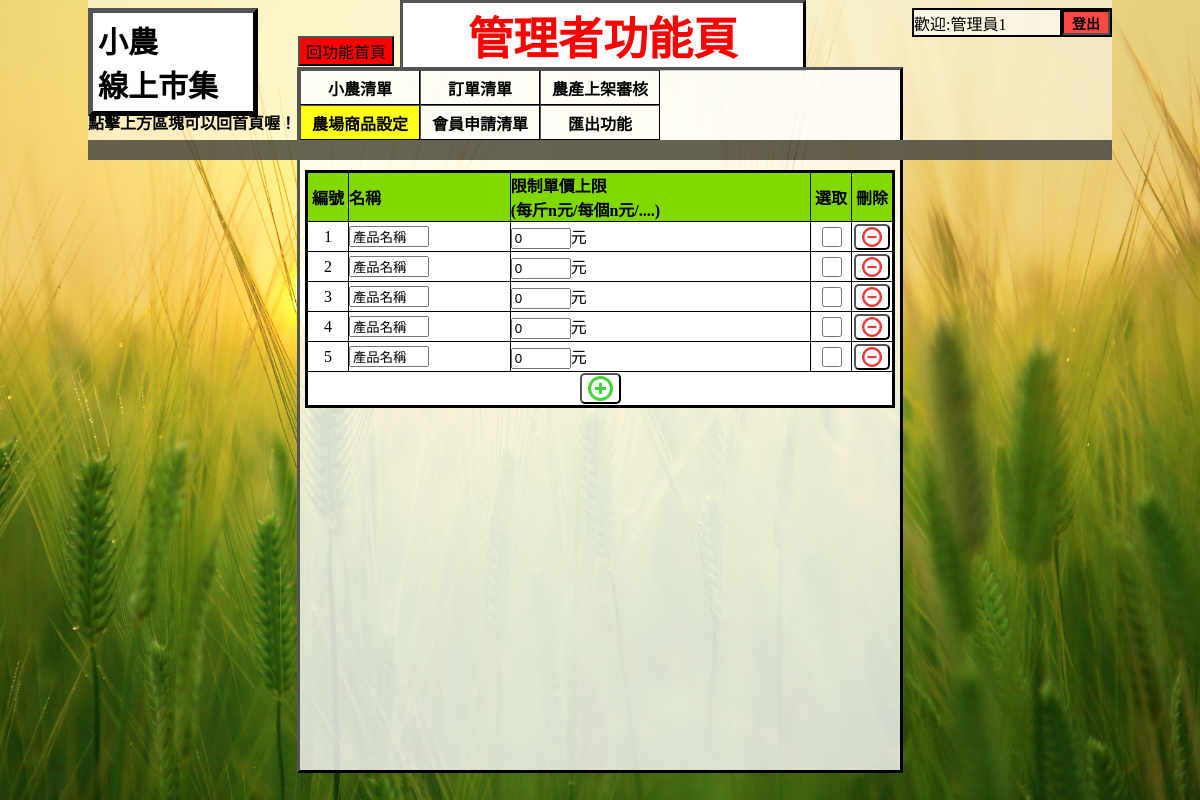
Page /managementPage.php?method=4 (signed in) on the committed database.
### layoutFunction.php (the view, shortened to what this page needs)
<?php
function ProductsLayout1()
{
    echo '<table class="StoreInfoTable" rules="all" id="productTable" style="width:590px; height:auto;">
    <tbody>
        <tr style="height:50px; background-color:#82D900;font-weight: bolder;">
            <td width="40" align="center">
                編號
            </td>
            <td>
                名稱
            </td>
            <td>
                限制單價上限<br>
                (每斤n元/每個n元/....)
            </td>
            <td width="40" align="center">
                選取
            </td>
            <td width="40" align="center">
                刪除
            </td>
        </tr>';
}
function ProductsLayout2($sqlArray)
{
    echo '          <form name="product" action="">
                        <tr class="trbg" name="trbg' . $sqlArray['產品編號'] . '" style=";">
                            <td align="center">
                                <input type="hidden" name=productIndex value="' . $sqlArray['產品編號'] . '" />
                                ' . $sqlArray['產品編號'] . '
                            </td>
                            <td>
                                <input type="text" value="' . $sqlArray['名稱'] . '" name="productName' . $sqlArray['產品編號'] . '" style="width: 80px;" onchange="productMethod(' . $sqlArray['產品編號'] . ')" />
                            </td>
                            <td>
                                <input type="text" value="' . $sqlArray['限額公斤價'] . '" name="productCash' . $sqlArray['產品編號'] . '" style="width: 60px;" onchange="productMethod(' . $sqlArray['產品編號'] . ')" />元
                            </td>
                            <td align="center">
                                <input type="checkbox" class="storeCheckbox" name="productSelect' . $sqlArray['產品編號'] . '" onclick="productMethod(' . $sqlArray['產品編號'] . ',this)" />
                            </td>
                            <td align="center">
                                <button class="addProductInfo" onclick="if(!deleteProduct(' . $sqlArray['產品編號'] . ')){return false;}">
                                    <img src="Image/del.png" style="height:20px; width:20px;">
                                </button>
                            </td>
                        </tr>
                    </form>
';
}
function ProductsLayout3()
{
    echo '<tr>
            <td colspan="5" align="center" style="height:35px; background-color:#FFFFFF;">
                <button class="addProductInfo" onclick="if(!addProduct()){return false;}">
                    <img src="Image/add.png" style="height:25px; width:25px;">
                </button>
            </td>
        </tr>
        </tbody>
        </table>
';
}

### managementPage.php (shortened to what this page needs)
<link href="style.css" rel="stylesheet" type="text/css">
<?php
$loginStatus = false;
$infoName = '';
include_once("sqlConnectAPI.php");
if (($conn = ConnectDB()) == null) {
    die("資料庫連線失敗");
}
?>
<?php
if (isset($_POST['logout'])) {
    unset($_POST['logout']);
    unset($_SESSION['user']);
    unset($_SESSION['name']);
    unset($_SESSION['member']);
    echo '<script>document.location.href="index.php"</script>';
} else if ($_SESSION['user'] != null) {
    $loginStatus = true;
    $infoName = $_SESSION['name'];
}
?>
<!DOCTYPE html>
<html>
<head>
</head>
<body>
    <div class="WebLayout">
        <div class="topArea">
            <div class="titleDiv" id="sql">管理者功能頁</div>
            <div class="WebNameDiv" onclick=goHome()>
                小農<br>
                線上市集<br>
            </div>
            <div style="position: absolute; top:110px;"><b>點擊上方區塊可以回首頁喔！</b></div>
            <button type="button" onclick="Javascript:document.location.href='managementPage.php?method=1'" style="position: absolute; top:36px;left:210px; background-color:RGBA(255,0,0,1);">回功能首頁</button>
            <div class="LoginArea">
                <table class="loginTable" style="border-collapse:collapse; border:2px solid #000000; background-color: RGBA(255,255,255,0.50); <?php if (!$loginStatus) echo 'display:none;'; ?>">
                    <tbody>
                        <tr>
                            <td style="border:2px solid #000000; width:150px;">
                                <span style="font-size: 16px;"><?php echo '歡迎:' . $infoName; ?>
                            </td>
                            <form method="post" action="storePage.php">
                                <td style="border:2px solid #000000;"><button name="logout" type="submit" class="LoginButton" style=" position:relative ;right:0px;top:0px; width: 48px; height:25px; background-color: RGBA(255,0,0,0.70);">登出</button></td>
                            </form>
                        </tr>
                    </tbody>
                </table>
            </div>
            <div class=" TopDiv">
                <table class="methodTable">
                    <form action="managementPage.php" method="get">
                        <tr>
                            <td><button class="ManagementMethodDiv" type="submit" name="method" value="1" >小農清單</button></td>
                            <td><button class="ManagementMethodDiv" type="submit" name="method" value="2" >訂單清單</button></td>
                            <td><button class="ManagementMethodDiv" type="submit" name="method" value="3" >農產上架審核</button></td>
                        </tr>
                        <tr>
                            <td><button class="ManagementMethodDiv" type="submit" name="method" value="4" <?php if ($_GET['method'] == 4 && $_POST["orderIndex"] == null) echo "style=\"background-color:rgba(255, 255, 0, 0.9);\"" ?>>農場商品設定</button></td>
                            <td><button class="ManagementMethodDiv" type="submit" name="method" value="5" >會員申請清單</button></td>
                            <td><button class="ManagementMethodDiv" type="submit" name="method" value="6" >匯出功能</button></td>
                        </tr>
                    </form>
                </table>
            </div>
            <hr class="TopHr" />
        </div>
        <div class="mainDiv">
            <?php
            include_once("layoutFunction.php");
            if ($_POST["orderIndex"] != null) {
                $cmd = 'SELECT * FROM `訂單` INNER JOIN `消費者`
                ON `訂單`.`訂購者帳號` = `消費者`.`使用者帳號`
                WHERE `訂單編號`="' . $_POST["orderIndex"] . '"';
                $sqlData = mysqli_query($conn, $cmd);
                if ($sqlData->num_rows > 0) {
                    $orderInfo = "";
                    while (($sqlArray = mysqli_fetch_array($sqlData, MYSQLI_ASSOC)) != null) {
                        orderDetailLayout($sqlArray);
                        echo '<script>
                            document.getElementById("orderDetail").innerHTML = "訂單編號<br>\"' . $_POST["orderIndex"] . '\"";
                            document.getElementById("orderDetail").style="background-color:rgba(255, 255, 0, 0.9);";
                            </script>';
                        $orderInfo = json_decode($sqlArray['購買清單']);
                    }
                    echo '';
                    echo '
                    <table class="buyCarResultTable" rules="all" cellpadding="5">
                        <tbody>
                            <tr>
                                <td bgcolor="#FFC8B4" width="140" high="50" align="center" valign="center">
                                    <p align="center"><b>品項名稱</b></p>
                                </td>
                                <td bgcolor="#FFC8B4" width="140" high="50" align="center" valign="center">
                                    <p align="center"><b>單價</b></p>
                                </td>
                                <td bgcolor="#FFC8B4" width="140" high="50" align="center" valign="center">
                                    <p align="center"><b>數量</b></p>
                                </td>
                                <td bgcolor="#FFC8B4" width="140" high="50" align="center" valign="center">
                                    <p align="center"><b>小計</b></p>
                                </td>
                            </tr>
                        ';
                    $total = 0;
                    for ($i = 0; $i < count($orderInfo); $i++) {
                        echo '
                        <tr>
                            <td bgcolor="#FFFFFF" width="140" high="50" align="center" valign="center">
                                <p align="center"><b>' . urldecode($orderInfo[$i]->name) . '</b></p>
                            </td>
                            <td bgcolor="#FFFFFF" width="140" high="50" align="center" valign="center">
                                <p align="center"><b>' . $orderInfo[$i]->CCash . '</b></p>
                            </td>
                            <td bgcolor="#FFFFFF" width="140" high="50" align="center" valign="center">
                                <p align="center"><b>' . $orderInfo[$i]->count . '</b></p>
                            </td>
                            <td bgcolor="#FFFFFF" width="140" high="50" align="center" valign="center">
                                <p align="center"><b>' . $orderInfo[$i]->CCash * $orderInfo[$i]->count . '</b></p>
                            </td>
                        </tr>';
                        $total += $orderInfo[$i]->CCash * $orderInfo[$i]->count;
                    }
                    echo '<tr>
                    <td bgcolor="#FFFF33" colspan="1" width="140">
                      <p align="center"><b>總金額</b></p>
                    </td>
                    <td bgcolor="#FFFF33" colspan="2" width="270">
                    </td>
                    <td bgcolor="#FFFF33" colspan="1" width="140">
                      <p align="center"><b>' . $total . '</b></p>
                    </td>
                    </tr>';
                    echo '</tbody>
                    </table>
                    <form name="orderDetail" id="orderDetail" method="post" action="managementPage.php?method=2">
                        <button type="submit" name="method" value="2" style="width:150px; margin: 20px 10px auto 10px;">返回訂單清單</button>
                    </form>';
                }
            } else if ($_GET["method"] == 4) {
                ProductsLayout1();
                $cmd = 'SELECT * FROM `農產品` WHERE 1 ;';
                $sqlData = mysqli_query($conn, $cmd);
                if ($sqlData->num_rows > 0) {
                    while ($sqlArray = mysqli_fetch_array($sqlData, MYSQLI_ASSOC)) {
                        ProductsLayout2($sqlArray);
                    }
                }
                ProductsLayout3();
            } else if ($_GET["method"] == 5) {
                $cmd = 'SELECT * FROM `註冊審核` WHERE `審核狀態` = 0;';
                $sqlData = mysqli_query($conn, $cmd);
                if ($sqlData->num_rows > 0) {
                    while ($sqlArray = mysqli_fetch_array($sqlData, MYSQLI_ASSOC)) {
                        registeredLayout($sqlArray);
                    }
                }
            } else if ($_GET["method"] == 6) {
            }
            ?>
        </div>
    </div>
</body>
</html>

### style.css (style rules this page uses)
.WebLayout { min-width: 1024px; min-height: 768px; width: 1024px; height: 768px; position: relative;; top: 0px; left: 50%; margin-left: -512px; }
.topArea { width: 1024px; height: 160px; position: fixed; top:0%; left: 50%; margin-left: -512px; z-index: 1; background-color: RGBA(255,255,255,0.50); }
.WebNameDiv { border-style: outset; border-color: black; border-width: 5px; width: 150px; padding:5px; background-color: white; font-weight: bold; font-size: 30px; position: absolute; top:5%; left:0%; }
body { background-image: url("Image/web-bg.jpg"); background-repeat: no-repeat; background-attachment: fixed; background-position: center; background-size: cover; background-color: rgb(255,255,255); font-family: "Times New Roman", "Microsoft JhengHei UI"; }
.titleDiv { font-size: 45px; font-weight: bold; background-color: #FFFFFF; height: auto; width: 400px; border: 3px outset #000000; position: absolute; top:0%; left:50%; margin-left: -200px; text-transform: capitalize; font-style: normal; text-align: center; }
.LoginArea { width: 200px; height: auto; position: absolute; top: 5%; right: 0%; }
.loginTable { width: 200px; }
.LoginButton { font-size: 14px; font-weight: bold; width: 96px; height: 25px; margin-top: auto; margin-right: 0%; margin-left: 0%; margin-bottom: auto; border: 2px inset #000000; }
.TopDiv { height: 70px; width: 600px; border-style: outset; border-top:3px outset #000000; border-left:3px outset #000000; border-right:3px outset #000000; border-bottom: 0px; background-color: RGBA(255,255,255,0.80); padding: 0 0 0 0; position: absolute; top: 67px; left: 50%; margin-left: -303px; margin-bottom: 0; }
.TopHr { border: 0px; background-color: rgba(0,0,0,0.60); height: 20px; width: 1024px; position: absolute; bottom: 0px; left: 50%; margin-left: -512px; margin-bottom: 0px; }
.mainDiv { height: auto; min-height: 600px; width: 600px; max-width: 600px; border-style: outset; border-top:0px ; border-left:3px outset #000000; border-right:3px outset #000000; border-bottom: 3px outset #000000; position: relative; top :152px; left: 50%; margin-left: -303px; background-color: RGBA(255,255,255,0.80); padding: 1% 0 0 0; }
.StoreInfoTable { border:3px solid #000000; height: 100px; width: auto; margin: 0px 5px 10px 5px; background-color: #FFFFFF; }
img { height:70px; width:70px; display: block; margin:auto; }
tr { padding: 0 0 0 0; }
td { padding: 0 0 0 0; }
#sql { color:red; }
button { font-size: 16px; }
.ManagementMethodDiv { border: 1px outset #000000; position: relative; left: -1px; top:-1px; text-align: center; vertical-align: middle; height: 71px; width: 100px; background-color: rgba(0,0,0,0); transition-duration: 0.4s; float: left; font-weight: bolder; }
.ManagementMethodDiv:after { border: 0px; border-radius: 0px; }
.storeCheckbox,.orderCheckbox { width: 20px; height: 20px; }
.addProductInfo { background-color: rgba(0, 0, 0, 0); border-radius: 5px; }
.trbg { height: 30px; background-color: #FFFFFF; }

### managementPage.php (style rules this page uses)
.methodTable { height: 70px; width: auto; border-collapse: collapse; margin: 1px 1px 1px 1px; }
.managementMethodDiv { height: 35px; width: 120px; }

### rows in the picture
農產品: 產品編號 "1", 名稱 "產品名稱", 限額公斤價 "0"
農產品: 產品編號 "2", 名稱 "產品名稱", 限額公斤價 "0"
農產品: 產品編號 "3", 名稱 "產品名稱", 限額公斤價 "0"
農產品: 產品編號 "4", 名稱 "產品名稱", 限額公斤價 "0"
農產品: 產品編號 "5", 名稱 "產品名稱", 限額公斤價 "0"

### other values in the picture
$infoName "管理員1"
